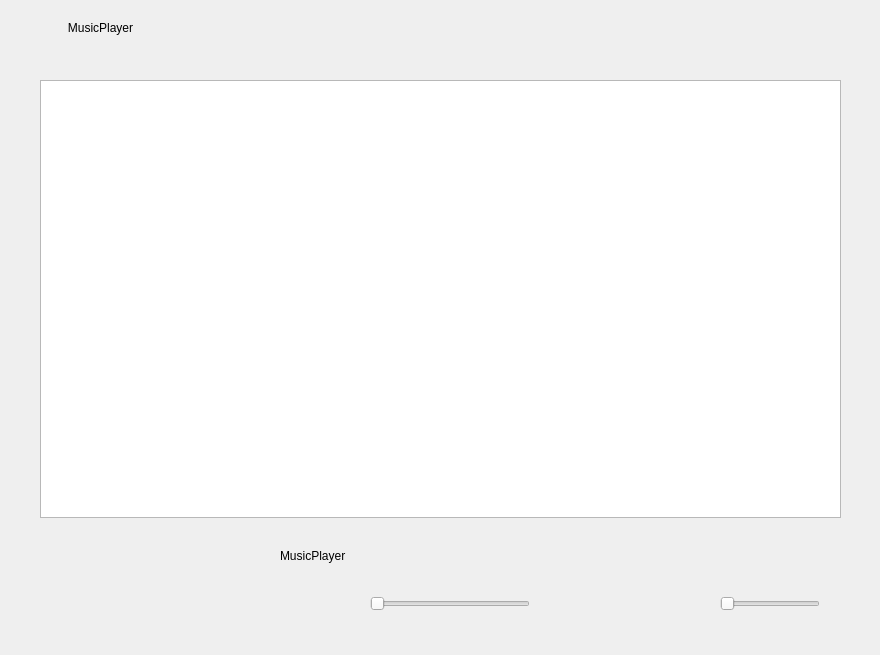
<?xml version="1.0" encoding="UTF-8"?>
<ui version="4.0">
 <class>MainWindow</class>
 <widget class="QMainWindow" name="MainWindow">
  <property name="enabled">
   <bool>true</bool>
  </property>
  <property name="geometry">
   <rect>
    <x>0</x>
    <y>0</y>
    <width>880</width>
    <height>655</height>
   </rect>
  </property>
  <property name="minimumSize">
   <size>
    <width>880</width>
    <height>655</height>
   </size>
  </property>
  <property name="maximumSize">
   <size>
    <width>880</width>
    <height>655</height>
   </size>
  </property>
  <property name="windowTitle">
   <string>MainWindow</string>
  </property>
  <property name="windowIcon">
   <iconset resource="imageicons.qrc">
    <normaloff>:/icon_geu8z7ksnav/音符.png</normaloff>:/icon_geu8z7ksnav/音符.png</iconset>
  </property>
  <widget class="QWidget" name="centralWidget">
   <property name="enabled">
    <bool>true</bool>
   </property>
   <widget class="QTableWidget" name="SongList">
    <property name="geometry">
     <rect>
      <x>40</x>
      <y>80</y>
      <width>801</width>
      <height>438</height>
     </rect>
    </property>
   </widget>
   <widget class="QPushButton" name="lastsong">
    <property name="geometry">
     <rect>
      <x>50</x>
      <y>560</y>
      <width>50</width>
      <height>40</height>
     </rect>
    </property>
    <property name="text">
     <string/>
    </property>
    <property name="icon">
     <iconset resource="imageicons.qrc">
      <normaloff>:/icon_geu8z7ksnav/arrow-double-left.png</normaloff>:/icon_geu8z7ksnav/arrow-double-left.png</iconset>
    </property>
    <property name="iconSize">
     <size>
      <width>50</width>
      <height>50</height>
     </size>
    </property>
    <property name="flat">
     <bool>true</bool>
    </property>
   </widget>
   <widget class="QPushButton" name="PlayButton">
    <property name="geometry">
     <rect>
      <x>110</x>
      <y>536</y>
      <width>90</width>
      <height>90</height>
     </rect>
    </property>
    <property name="text">
     <string/>
    </property>
    <property name="iconSize">
     <size>
      <width>70</width>
      <height>90</height>
     </size>
    </property>
    <property name="flat">
     <bool>true</bool>
    </property>
   </widget>
   <widget class="QPushButton" name="nextsong">
    <property name="geometry">
     <rect>
      <x>210</x>
      <y>560</y>
      <width>50</width>
      <height>40</height>
     </rect>
    </property>
    <property name="text">
     <string/>
    </property>
    <property name="icon">
     <iconset resource="imageicons.qrc">
      <normaloff>:/icon_geu8z7ksnav/arrow-double-right.png</normaloff>:/icon_geu8z7ksnav/arrow-double-right.png</iconset>
    </property>
    <property name="iconSize">
     <size>
      <width>50</width>
      <height>50</height>
     </size>
    </property>
    <property name="flat">
     <bool>true</bool>
    </property>
   </widget>
   <widget class="QSlider" name="ProgressSlider">
    <property name="geometry">
     <rect>
      <x>370</x>
      <y>593</y>
      <width>160</width>
      <height>22</height>
     </rect>
    </property>
    <property name="orientation">
     <enum>Qt::Horizontal</enum>
    </property>
   </widget>
   <widget class="QSlider" name="SoundSlider">
    <property name="geometry">
     <rect>
      <x>720</x>
      <y>593</y>
      <width>100</width>
      <height>22</height>
     </rect>
    </property>
    <property name="orientation">
     <enum>Qt::Horizontal</enum>
    </property>
   </widget>
   <widget class="QPushButton" name="CloseButton">
    <property name="geometry">
     <rect>
      <x>800</x>
      <y>10</y>
      <width>70</width>
      <height>40</height>
     </rect>
    </property>
    <property name="text">
     <string/>
    </property>
    <property name="icon">
     <iconset resource="imageicons.qrc">
      <normaloff>:/icon_geu8z7ksnav/close.png</normaloff>:/icon_geu8z7ksnav/close.png</iconset>
    </property>
    <property name="iconSize">
     <size>
      <width>50</width>
      <height>50</height>
     </size>
    </property>
    <property name="flat">
     <bool>true</bool>
    </property>
   </widget>
   <widget class="QPushButton" name="MinButton">
    <property name="geometry">
     <rect>
      <x>760</x>
      <y>10</y>
      <width>50</width>
      <height>40</height>
     </rect>
    </property>
    <property name="text">
     <string/>
    </property>
    <property name="icon">
     <iconset resource="imageicons.qrc">
      <normaloff>:/icon_geu8z7ksnav/extend.png</normaloff>:/icon_geu8z7ksnav/extend.png</iconset>
    </property>
    <property name="iconSize">
     <size>
      <width>50</width>
      <height>50</height>
     </size>
    </property>
    <property name="flat">
     <bool>true</bool>
    </property>
   </widget>
   <widget class="QPushButton" name="BackGround">
    <property name="geometry">
     <rect>
      <x>300</x>
      <y>10</y>
      <width>60</width>
      <height>60</height>
     </rect>
    </property>
    <property name="text">
     <string/>
    </property>
    <property name="icon">
     <iconset resource="imageicons.qrc">
      <normaloff>:/icon_geu8z7ksnav/colthes.png</normaloff>:/icon_geu8z7ksnav/colthes.png</iconset>
    </property>
    <property name="iconSize">
     <size>
      <width>60</width>
      <height>60</height>
     </size>
    </property>
    <property name="flat">
     <bool>true</bool>
    </property>
   </widget>
   <widget class="QPushButton" name="OrderButton">
    <property name="geometry">
     <rect>
      <x>480</x>
      <y>9</y>
      <width>60</width>
      <height>60</height>
     </rect>
    </property>
    <property name="text">
     <string/>
    </property>
    <property name="icon">
     <iconset resource="imageicons.qrc">
      <normaloff>:/icon_geu8z7ksnav/exchange.png</normaloff>:/icon_geu8z7ksnav/exchange.png</iconset>
    </property>
    <property name="iconSize">
     <size>
      <width>60</width>
      <height>60</height>
     </size>
    </property>
    <property name="flat">
     <bool>true</bool>
    </property>
   </widget>
   <widget class="QLabel" name="Time">
    <property name="geometry">
     <rect>
      <x>270</x>
      <y>590</y>
      <width>80</width>
      <height>30</height>
     </rect>
    </property>
    <property name="text">
     <string/>
    </property>
   </widget>
   <widget class="QPushButton" name="SoundSection">
    <property name="geometry">
     <rect>
      <x>660</x>
      <y>580</y>
      <width>40</width>
      <height>40</height>
     </rect>
    </property>
    <property name="text">
     <string/>
    </property>
    <property name="icon">
     <iconset resource="imageicons.qrc">
      <normaloff>:/icon_geu8z7ksnav/声音.png</normaloff>:/icon_geu8z7ksnav/声音.png</iconset>
    </property>
    <property name="iconSize">
     <size>
      <width>40</width>
      <height>40</height>
     </size>
    </property>
    <property name="flat">
     <bool>true</bool>
    </property>
   </widget>
   <widget class="QLabel" name="TotalTime">
    <property name="geometry">
     <rect>
      <x>550</x>
      <y>590</y>
      <width>80</width>
      <height>30</height>
     </rect>
    </property>
    <property name="text">
     <string/>
    </property>
   </widget>
   <widget class="QLabel" name="SongName">
    <property name="geometry">
     <rect>
      <x>280</x>
      <y>540</y>
      <width>561</width>
      <height>31</height>
     </rect>
    </property>
    <property name="text">
     <string>MusicPlayer</string>
    </property>
   </widget>
   <widget class="QPushButton" name="CharButton">
    <property name="geometry">
     <rect>
      <x>390</x>
      <y>10</y>
      <width>60</width>
      <height>60</height>
     </rect>
    </property>
    <property name="text">
     <string/>
    </property>
    <property name="icon">
     <iconset resource="imageicons.qrc">
      <normaloff>:/icon_geu8z7ksnav/符号-中文.png</normaloff>:/icon_geu8z7ksnav/符号-中文.png</iconset>
    </property>
    <property name="iconSize">
     <size>
      <width>50</width>
      <height>50</height>
     </size>
    </property>
    <property name="flat">
     <bool>true</bool>
    </property>
   </widget>
   <widget class="QPushButton" name="TitleButton">
    <property name="geometry">
     <rect>
      <x>10</x>
      <y>10</y>
      <width>181</width>
      <height>36</height>
     </rect>
    </property>
    <property name="text">
     <string>MusicPlayer</string>
    </property>
    <property name="icon">
     <iconset resource="imageicons.qrc">
      <normaloff>:/icon_geu8z7ksnav/音符.png</normaloff>:/icon_geu8z7ksnav/音符.png</iconset>
    </property>
    <property name="iconSize">
     <size>
      <width>36</width>
      <height>36</height>
     </size>
    </property>
    <property name="flat">
     <bool>true</bool>
    </property>
   </widget>
  </widget>
 </widget>
 <layoutdefault spacing="6" margin="11"/>
 <resources>
  <include location="imageicons.qrc"/>
 </resources>
 <connections>
  <connection>
   <sender>CloseButton</sender>
   <signal>clicked()</signal>
   <receiver>MainWindow</receiver>
   <slot>close()</slot>
   <hints>
    <hint type="sourcelabel">
     <x>805</x>
     <y>57</y>
    </hint>
    <hint type="destinationlabel">
     <x>813</x>
     <y>142</y>
    </hint>
   </hints>
  </connection>
  <connection>
   <sender>MinButton</sender>
   <signal>clicked()</signal>
   <receiver>MainWindow</receiver>
   <slot>showMinimized()</slot>
   <hints>
    <hint type="sourcelabel">
     <x>654</x>
     <y>72</y>
    </hint>
    <hint type="destinationlabel">
     <x>578</x>
     <y>68</y>
    </hint>
   </hints>
  </connection>
 </connections>
</ui>
